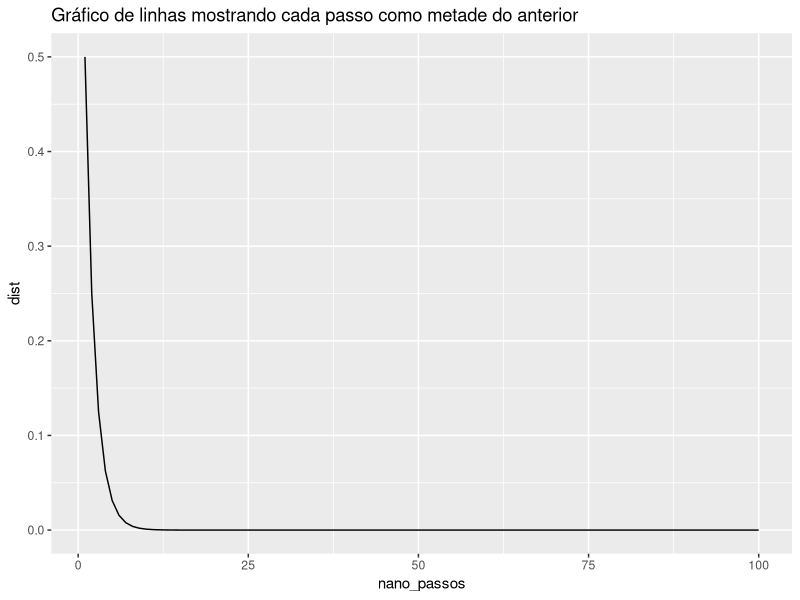

This chart was generated by the following R code:
## ---- chunk 1
library(tidyverse)
## ---- chunk 2
#validar
k = 500  # number of people in room
p <- numeric(k)  # create numeric vector to store probabilities
for (i in 1:k)      {
  q <- 1 - (0:(i - 1))/2400000  # 1 - prob(no matches)
  p[i] <- 1 - prod(q)  }

p[k]
## ---- chunk 3

yankees_champ <- c("YYYYY","BYYYY","YBYYY","YYBYY","YYYBY","YYYYB")

data.frame(`Yankees vitoriosos` = yankees_champ) %>% kableExtra::kable(align = "c")
## ---- chunk 4
# problema dos pontos -> triangulo de pascal -> distribuição binomial


 #3 formas de calcular as chances de vitoria do pior time  numa melhor de 7 onde 
# 1 time é 5% superior em performance
# criterio de vitoria : vencer 4 dos 7 jogos
#---  1 pela funcao de geração de amostra
store <- rbinom(100000,7,0.55)
sum(store <= 3)/length(store)

#---  2 pela função de calculo pontual
sum(dbinom(0:3,7,0.55))

#---  3 pela função de distribuição acumulada
pbinom(3,7,0.55)
## ---- chunk 5
library(ggplot2)
nano_passos <- 1:100
dist <- 1/(2^(nano_passos))

ggplot(data.frame(nano_passos,dist),aes(x = nano_passos,y = dist)) +
  geom_line() +
  ggtitle("Gráfico de linhas mostrando cada passo como metade do anterior")

#soma de todas as distâncias percorridas pelos infinitos passos
sum(dist)
